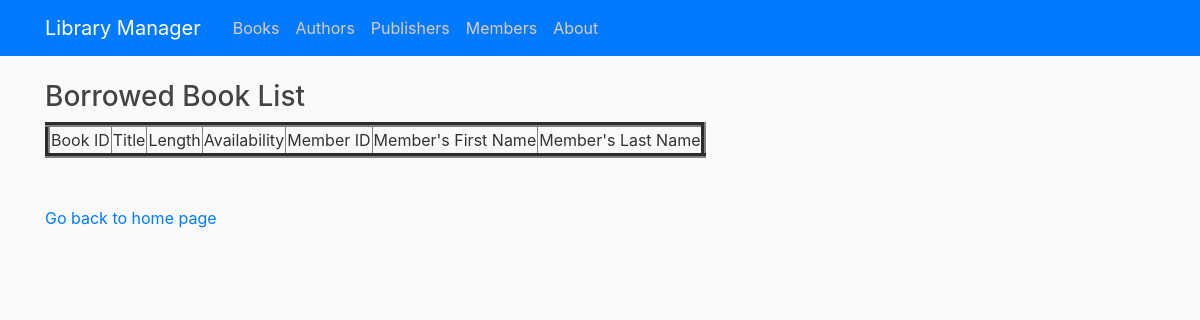
The app's page /checkedoutlist, older data.
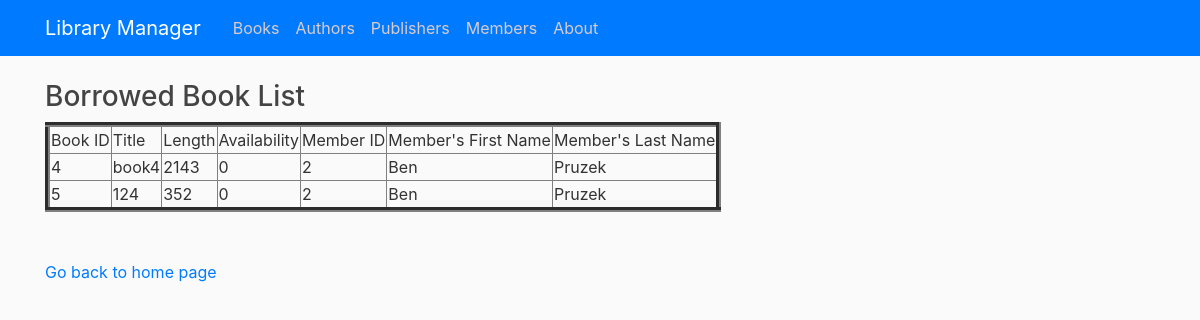
The same page, newer data.
### tables this page shows
CREATE TABLE Book (bookId INTEGER PRIMARY KEY AUTOINCREMENT, title TEXT NOT NULL, length INTEGER NOT NULL, availability BOOLEAN NOT NULL CHECK(availability IN (0, 1)));

CREATE TABLE Member (memberId INTEGER PRIMARY KEY AUTOINCREMENT, firstName TEXT NOT NULL, lastName TEXT NOT NULL,     birthday DATE NOT NULL, phoneNumber VARCHAR(15) NOT NULL);

### library/routes.py (the view)
@app.route("/checkedoutlist")
def borrowedBooks():
    con = sqlite3.connect("book.db")
    con.row_factory = sqlite3.Row
    cur = con.cursor()
    cur.execute("SELECT Book.bookId, Book.title, Book.length, Book.availability, Member.memberId, Member.firstName, Member.lastName\
    FROM Book JOIN BorrowedBy JOIN Member\
    ON Book.bookId = BorrowedBy.bookId\
    AND BorrowedBy.memberId = Member.memberId")
    rows = cur.fetchall()
    return render_template("borrowed_books.html", rows = rows)

### library/templates/borrowed_books.html (shortened to what this page needs)
{% extends "layout.html" %}
{% block content %}
<!DOCTYPE html>
<html>
<head>
</head>
<body>
    <h3>Borrowed Book List</h3>
    <table border=5>
        <thead>
            <td>Book ID</td>
            <td>Title</td>
            <td>Length</td>
            <td>Availability</td>
            <td>Member ID</td>
            <td>Member's First Name</td>
            <td>Member's Last Name</td>
        </thead>
        {% for row in rows %}
        <tr>
            <td>{{row["bookId"]}}</td>
            <td>{{row["title"]}}</td>
            <td>{{row["length"]}}</td>
            <td>{{row["availability"]}}</td>
            <td>{{row["memberId"]}}</td>
            <td>{{row["firstName"]}}</td>
            <td>{{row["lastName"]}}</td>
        </tr>
        {% endfor %}
    </table>
    <br><br>
    <a href="/">Go back to home page</a>
</body>
</html>
{% endblock content %}

### library/templates/layout.html (shortened to what this page needs)
<!DOCTYPE html>
<html>
<head>
    <link rel="stylesheet" href="https://maxcdn.bootstrapcdn.com/bootstrap/4.0.0/css/bootstrap.min.css"
>
    <link rel="stylesheet" type="text/css" href="{{ url_for('static', filename='main.css') }}">
</head>
<body>
    <header class="site-header">
        <nav class="navbar navbar-expand-md navbar-dark bg-primary fixed-top">
            <div class="container">
                <a class="navbar-brand mr-4" href="/">Library Manager</a>
                <div class="collapse navbar-collapse" id="navbarToggle">
                    <div class="navbar-nav mr-auto">
                        <a class="nav-item nav-link" href="{{ url_for('view') }}">Books</a>
                        <a class="nav-item nav-link" href="{{ url_for('viewAuthor') }}">Authors</a>
                        <a class="nav-item nav-link" href="{{ url_for('viewPublisher') }}">Publishers</a>
                        <a class="nav-item nav-link" href="{{ url_for('viewMember') }}">Members</a>
                        <a class="nav-item nav-link" href="{{ url_for('about') }}">About</a>
                    </div>
                </div>
            </div>
        </nav>
    </header>
    <main role="main" class="container">
        <div class="row">
            <div class="col-md-8">
                {% block content %}{% endblock %}
            </div>
        </div>
    </main>
</body>
</html>

### library/static/main.css (style rules this page uses)
body { background: #fafafa; color: #333333; margin-top: 5rem; }
h1, h2, h3, h4, h5, h6 { color: #444444; }
.site-header .navbar-nav .nav-link { color: #dbcbcb; }

Row changes from the older to the newer data that the page shows:
now on this page (row edited): Book: bookId "4", title "book4", length "2143", availability "0", memberId "2", firstName "Ben", lastName "Pruzek"
now on this page (row edited): Book: bookId "5", title "124", length "352", availability "0", memberId "2", firstName "Ben", lastName "Pruzek"
